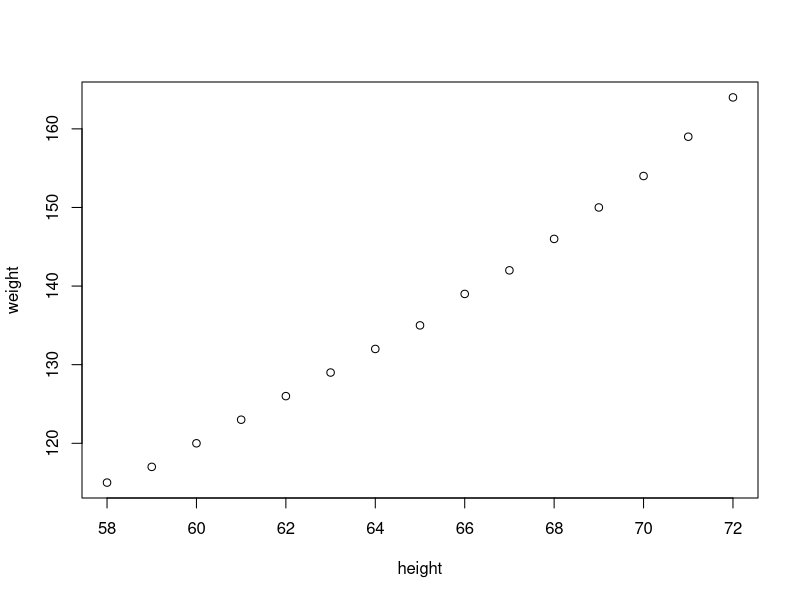
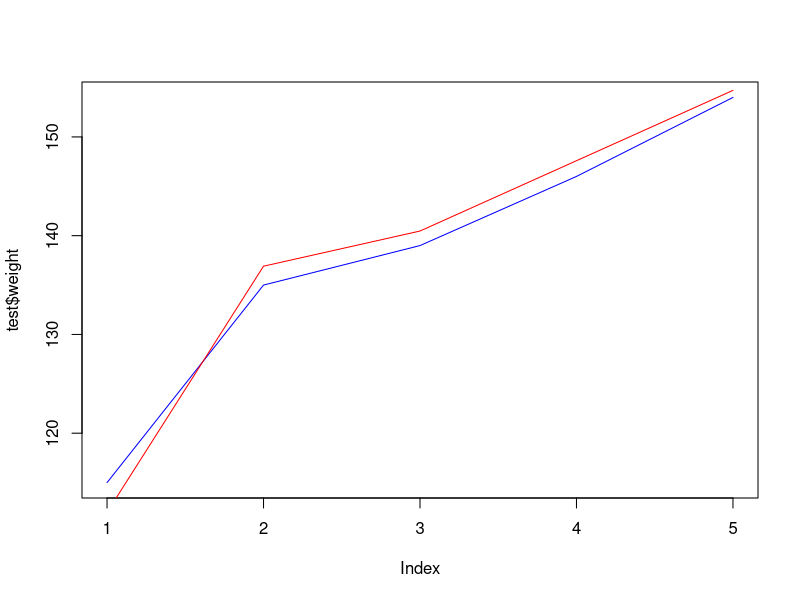

Here is the R script that generated these plots, in order:
# implementing linear Regression on women dataset
View(women)
w<-women # copying women dataset to a variable w
summary(w) # to get brief details on w
plot(w) # To see the plot of w
# splitting the data set into test and train
set.seed(123) # to take randomm sample constantly
split<-sample(1:nrow(w),size = 10) # sample() function take the data randomly from dataset
train<-w[split,] # assgning the values of split to train variable
test<-w[-split,] # assgning the values of w except the values in split to test variable
#  Creating the Linear model
model<-lm(weight~height,data = train)
summary(model)
# prediction
pred<-predict(model,test)
View(pred)
# Comparing Predicted vs actual
plot(test$weight,type = "l",col="blue") # ploting the original values
lines(pred,type = "l",col="red") # ploting the predicted values